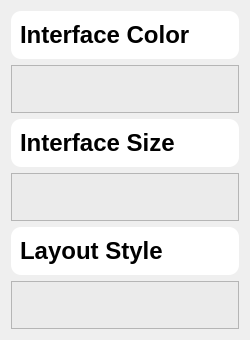
                <widget class="QWidget" name="scrollAreaWidgetContents_5">
                 <property name="geometry">
                  <rect>
                   <x>0</x>
                   <y>0</y>
                   <width>250</width>
                   <height>340</height>
                  </rect>
                 </property>
                 <layout class="QVBoxLayout" name="verticalLayout_18">
                  <item>
                   <widget class="QFrame" name="frame_30">
                    <property name="maximumSize">
                     <size>
                      <width>16777215</width>
                      <height>50</height>
                     </size>
                    </property>
                    <property name="styleSheet">
                     <string notr="true">background-color: rgb(255, 255, 255);
border-radius:10px;</string>
                    </property>
                    <property name="frameShape">
                     <enum>QFrame::StyledPanel</enum>
                    </property>
                    <property name="frameShadow">
                     <enum>QFrame::Raised</enum>
                    </property>
                    <layout class="QHBoxLayout" name="horizontalLayout_20">
                     <item alignment="Qt::AlignLeft">
                      <widget class="QLabel" name="label_13">
                       <property name="font">
                        <font>
                         <pointsize>18</pointsize>
                         <weight>75</weight>
                         <bold>true</bold>
                        </font>
                       </property>
                       <property name="text">
                        <string>Interface Color</string>
                       </property>
                      </widget>
                     </item>
                    </layout>
                   </widget>
                  </item>
                  <item>
                   <widget class="QFrame" name="frame_24">
                    <property name="maximumSize">
                     <size>
                      <width>16777215</width>
                      <height>50</height>
                     </size>
                    </property>
                    <property name="styleSheet">
                     <string notr="true">background-color: rgb(235, 235, 235);
</string>
                    </property>
                    <property name="frameShape">
                     <enum>QFrame::StyledPanel</enum>
                    </property>
                    <property name="frameShadow">
                     <enum>QFrame::Raised</enum>
                    </property>
                    <layout class="QHBoxLayout" name="horizontalLayout_14"/>
                   </widget>
                  </item>
                  <item>
                   <widget class="QFrame" name="frame_42">
                    <property name="maximumSize">
                     <size>
                      <width>16777215</width>
                      <height>50</height>
                     </size>
                    </property>
                    <property name="styleSheet">
                     <string notr="true">background-color: rgb(255, 255, 255);
border-radius:10px;</string>
                    </property>
                    <property name="frameShape">
                     <enum>QFrame::StyledPanel</enum>
                    </property>
                    <property name="frameShadow">
                     <enum>QFrame::Raised</enum>
                    </property>
                    <layout class="QHBoxLayout" name="horizontalLayout_32">
                     <item alignment="Qt::AlignLeft">
                      <widget class="QLabel" name="label_20">
                       <property name="font">
                        <font>
                         <pointsize>18</pointsize>
                         <weight>75</weight>
                         <bold>true</bold>
                        </font>
                       </property>
                       <property name="text">
                        <string>Interface Size</string>
                       </property>
                      </widget>
                     </item>
                    </layout>
                   </widget>
                  </item>
                  <item>
                   <widget class="QFrame" name="frame_32">
                    <property name="maximumSize">
                     <size>
                      <width>16777215</width>
                      <height>50</height>
                     </size>
                    </property>
                    <property name="styleSheet">
                     <string notr="true">background-color: rgb(235, 235, 235);
</string>
                    </property>
                    <property name="frameShape">
                     <enum>QFrame::StyledPanel</enum>
                    </property>
                    <property name="frameShadow">
                     <enum>QFrame::Raised</enum>
                    </property>
                    <layout class="QHBoxLayout" name="horizontalLayout_22"/>
                   </widget>
                  </item>
                  <item>
                   <widget class="QFrame" name="frame_33">
                    <property name="maximumSize">
                     <size>
                      <width>16777215</width>
                      <height>50</height>
                     </size>
                    </property>
                    <property name="styleSheet">
                     <string notr="true">background-color: rgb(255, 255, 255);
border-radius:10px;</string>
                    </property>
                    <property name="frameShape">
                     <enum>QFrame::StyledPanel</enum>
                    </property>
                    <property name="frameShadow">
                     <enum>QFrame::Raised</enum>
                    </property>
                    <layout class="QHBoxLayout" name="horizontalLayout_23">
                     <item alignment="Qt::AlignLeft">
                      <widget class="QLabel" name="label_15">
                       <property name="font">
                        <font>
                         <pointsize>18</pointsize>
                         <weight>75</weight>
                         <bold>true</bold>
                        </font>
                       </property>
                       <property name="text">
                        <string>Layout Style</string>
                       </property>
                      </widget>
                     </item>
                    </layout>
                   </widget>
                  </item>
                  <item>
                   <widget class="QFrame" name="frame_34">
                    <property name="maximumSize">
                     <size>
                      <width>16777215</width>
                      <height>50</height>
                     </size>
                    </property>
                    <property name="styleSheet">
                     <string notr="true">background-color: rgb(235, 235, 235);
</string>
                    </property>
                    <property name="frameShape">
                     <enum>QFrame::StyledPanel</enum>
                    </property>
                    <property name="frameShadow">
                     <enum>QFrame::Raised</enum>
                    </property>
                    <layout class="QHBoxLayout" name="horizontalLayout_24"/>
                   </widget>
                  </item>
                 </layout>
                </widget>
